Frame 1 (no input): blank canvas, image omitted
Frame 60 (no input): blank canvas, image omitted
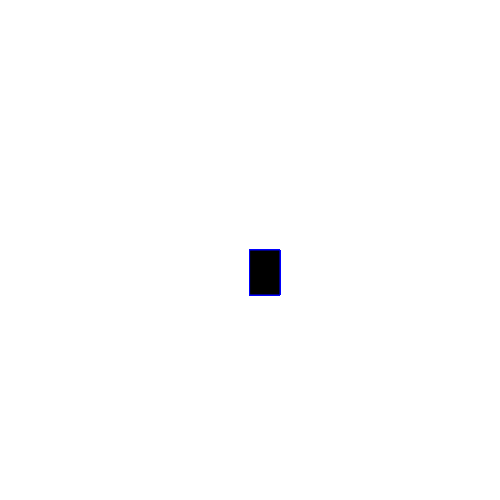
Frame 120 (the mouse pressed at the canvas centre since frame 60)

The p5.js sketch whose frames 1 and 60 were blank and that drew this single picture after the mouse press (run headless with seeded random() and noise() and a simulated clock; from frame 60 on, the mouse is pressed at the canvas centre):

// p5.js sketch
// ── sketch.js
function setup() {
    createCanvas(500,500);
    background("Whith");
  }
  
  function draw() {
    
    stroke("Blue")
    fill("Black")
    
   // console.log(mouseIsPressed)
    
    if (mouseIsPressed){
    rect(mouseX,mouseY,30,45);  
    }
  }
